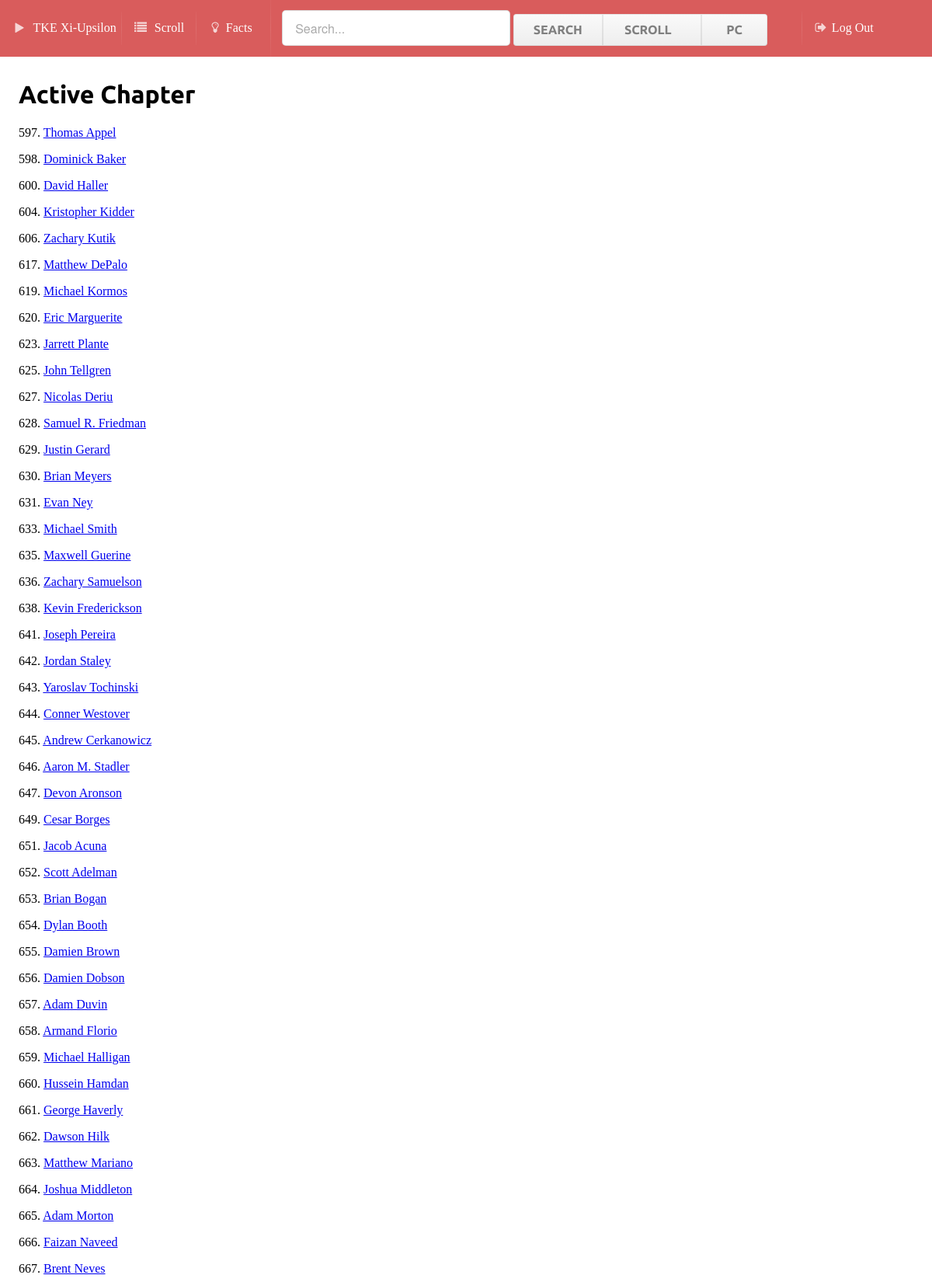
Screenshot of /actives/ (signed in, upper part) with the database file from the repository.
### brothers/models.py (models this page shows, shortened)
class Brother(models.Model):
	scroll = models.IntegerField()
	pc = models.IntegerField()
	fname = models.CharField(max_length=50)
	lname = models.CharField(max_length=50)
	name = models.CharField(max_length=50)
	nickname = models.CharField(max_length=50)
	big = models.CharField(max_length=50)
	bigS = models.IntegerField()
	active = models.BooleanField(default=False)
	wasPry = models.BooleanField(default=False)
	wasEpi = models.BooleanField(default=False)
	wasGra = models.BooleanField(default=False)
	wasHyp = models.BooleanField(default=False)
	wasCry = models.BooleanField(default=False)
	wasHeg = models.BooleanField(default=False)
	wasHis = models.BooleanField(default=False)

### brothers/views.py (the view)
# urls.py: url(r'^actives/$',views.actives),
@login_required(login_url="brothers.views.login")
def actives(request):
    return render(request, 'brothers/actives.html',{'brothers':Brother.objects.filter(active=True)})

### brothers/templates/brothers/actives.html (shortened to what this page needs)
{%extends 'layout.html'%}
{%block content%}
<h1>Active Chapter</h1>
{%for b in brothers%}
<p>{{b.scroll}}. <a href="{% url 'detail' b.scroll%}">{{b.name}}</a></p>
{%endfor%}
{%endblock%}

### rows the page displays
Brother: scroll "597", name "Thomas Appel"
Brother: scroll "598", name "Dominick Baker"
Brother: scroll "600", name "David Haller"
Brother: scroll "604", name "Kristopher Kidder"
Brother: scroll "606", name "Zachary Kutik"
Brother: scroll "617", name "Matthew DePalo"
Brother: scroll "619", name "Michael Kormos"
Brother: scroll "620", name "Eric Marguerite"
Brother: scroll "623", name "Jarrett Plante"
Brother: scroll "625", name "John Tellgren"
Brother: scroll "627", name "Nicolas Deriu"
Brother: scroll "628", name "Samuel R. Friedman"
Brother: scroll "629", name "Justin Gerard"
Brother: scroll "630", name "Brian Meyers"
Brother: scroll "631", name "Evan Ney"
Brother: scroll "633", name "Michael Smith"
Brother: scroll "635", name "Maxwell Guerine"
Brother: scroll "636", name "Zachary Samuelson"
Brother: scroll "638", name "Kevin Frederickson"
Brother: scroll "641", name "Joseph Pereira"
Brother: scroll "642", name "Jordan Staley"
Brother: scroll "643", name "Yaroslav Tochinski"
Brother: scroll "644", name "Conner Westover"
Brother: scroll "645", name "Andrew Cerkanowicz"
Brother: scroll "646", name "Aaron M. Stadler"
Brother: scroll "647", name "Devon Aronson"
Brother: scroll "649", name "Cesar Borges"
Brother: scroll "651", name "Jacob Acuna"
Brother: scroll "652", name "Scott Adelman"
Brother: scroll "653", name "Brian Bogan"
Brother: scroll "654", name "Dylan Booth"
Brother: scroll "655", name "Damien Brown"
Brother: scroll "656", name "Damien Dobson"
Brother: scroll "657", name "Adam Duvin"
Brother: scroll "658", name "Armand Florio"
Brother: scroll "659", name "Michael Halligan"
Brother: scroll "660", name "Hussein Hamdan"
Brother: scroll "661", name "George Haverly"
Brother: scroll "662", name "Dawson Hilk"
Brother: scroll "663", name "Matthew Mariano"
Brother: scroll "664", name "Joshua Middleton"
Brother: scroll "665", name "Adam Morton"
Brother: scroll "666", name "Faizan Naveed"
Brother: scroll "667", name "Brent Neves"
